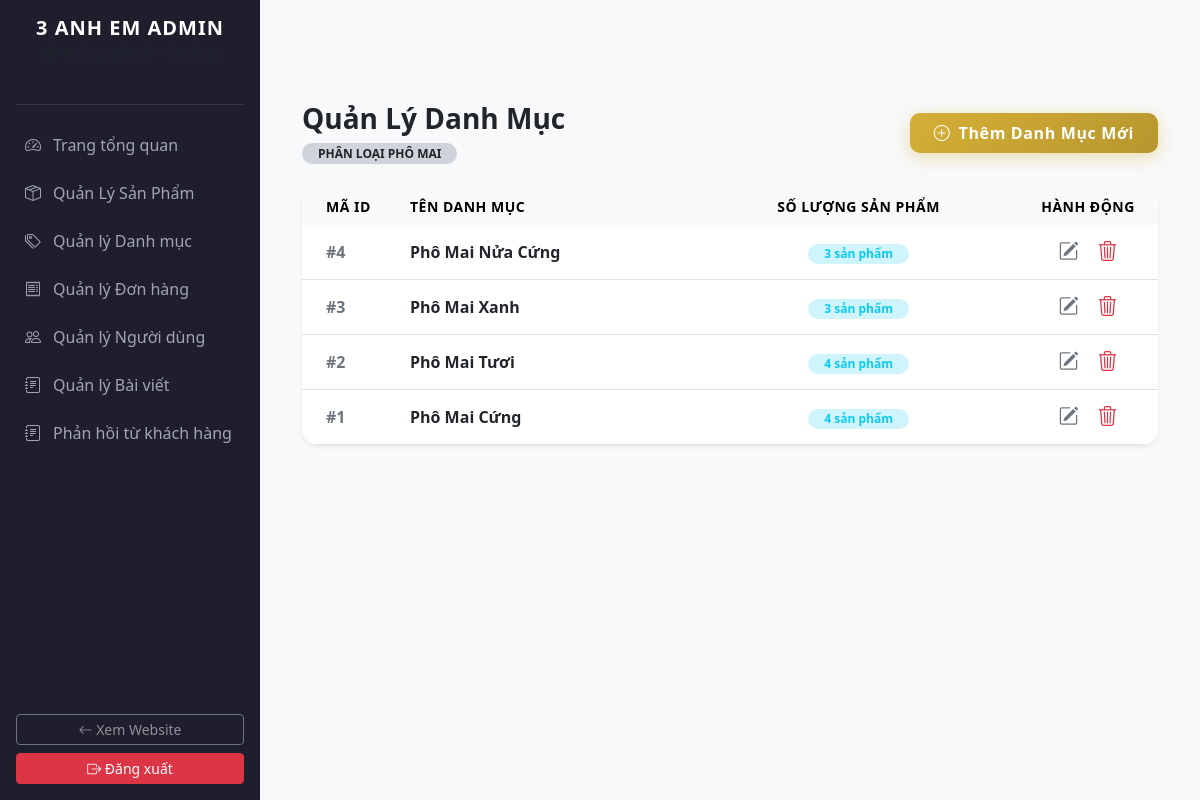
The app's page /phomai3anhem/admin/admin-categories.php with its own data.
### tables this page shows
CREATE TABLE `categories` (
  `id` int(10) UNSIGNED NOT NULL,
  `name` varchar(100) NOT NULL,
  `slug` varchar(120) NOT NULL,
  `description` text DEFAULT NULL,
  `icon` varchar(50) DEFAULT NULL,
  `created_at` datetime NOT NULL DEFAULT current_timestamp()
);

### phomai3anhem/admin/admin-categories.php (the view, shortened to what this page needs)
<?php
include_once '../config/db.php';
include_once 'includes/header.php';
$sql = "SELECT c.*, COUNT(p.id) AS total_products
        FROM categories c
        LEFT JOIN products p ON c.id = p.category_id
        GROUP BY c.id
        ORDER BY c.id DESC";
$stmt = $pdo->query($sql);
$categories = $stmt->fetchAll();
?>
<div class="container my-5 pt-4">
    <div class="d-flex justify-content-between align-items-center mb-4">
        <div>
            <h3 class="fw-bold text-dark mb-1">Quản Lý Danh Mục</h3>
            <span class="badge bg-dark-subtle text-dark rounded-pill px-3 py-1.5 small text-uppercase">Phân loại phô mai</span>
        </div>
        <button class="btn btn-gold px-4 py-2 text-white" onclick="openAddModal()">
            <i class="bi bi-plus-circle me-2"></i>Thêm Danh Mục Mới
        </button>
    </div>
    <div class="card border-0 shadow-sm rounded-4 overflow-hidden bg-white">
        <div class="table-responsive">
            <table class="table table-hover align-middle mb-0">
                <thead class="table-light text-secondary small text-uppercase" style="letter-spacing: 0.5px;">
                    <tr>
                        <th class="border-0 ps-4" style="width: 100px;">Mã ID</th>
                        <th class="border-0">Tên Danh Mục</th>
                        <th class="border-0 text-center">Số Lượng Sản Phẩm</th>
                        <th class="border-0 text-center" style="width: 140px;">Hành động</th>
                    </tr>
                </thead>
                <tbody>
                    <?php if (count($categories) > 0): ?>
                        <?php foreach ($categories as $cat): ?>
                            <tr>
                                <td class="ps-4 fw-bold text-secondary">#<?= $cat['id']; ?></td>
                                <td>
                                    <div class="fw-bold text-dark mb-0"><?= htmlspecialchars($cat['name']); ?></div>
                                </td>
                                <td class="text-center">
                                    <span class="badge bg-info-subtle text-info rounded-pill px-3 py-1.5 fw-bold">
                                        <?= $cat['total_products']; ?> sản phẩm
                                    </span>
                                </td>
                                <td class="text-center">
                                    <div class="btn-group gap-1">
                                        <button class="btn btn-sm btn-outline-secondary rounded-3 border-0 px-2"
                                                onclick='openEditModal(<?= json_encode($cat, JSON_HEX_APOS | JSON_HEX_QUOT); ?>)' title="Chỉnh sửa">
                                            <i class="bi bi-pencil-square fs-5"></i>
                                        </button>
                                        <a href="admin-cat-process.php?action=delete&id=<?= $cat['id']; ?>"
                                           class="btn btn-sm btn-outline-danger rounded-3 border-0 px-2"
                                           onclick="return confirm('Bạn chắc chắn muốn xóa danh mục này? Hãy đảm bảo danh mục không chứa sản phẩm nào.')" title="Xóa bỏ">
                                            <i class="bi bi-trash3 fs-5"></i>
                                        </a>
                                    </div>
                                </td>
                            </tr>
                        <?php endforeach; ?>
                    <?php else: ?>
                        <tr>
                            <td colspan="4" class="text-center py-5 text-muted small">Chưa có danh mục nào. Hãy tạo mới ngay!</td>
                        </tr>
                    <?php endif; ?>
                </tbody>
            </table>
        </div>
    </div>
</div>
<?php include_once 'includes/footer.php'; ?>

### phomai3anhem/assets/css/style.css (style rules this page uses)
:root { --primary-gold: #E5A93B; --bg-cream: #FDFBF7; --text-charcoal: #2C2C2C; --glass-bg: rgba(255, 255, 255, 0.7); --glass-border: rgba(255, 255, 255, 0.4); --glass-blur: blur(12px); }
body { background-color: var(--bg-cream); color: var(--text-charcoal); font-family: 'Segoe UI', Tahoma, Geneva, Verdana, sans-serif; overflow-x: hidden; }
.btn-gold { background-color: var(--primary-gold); color: #ffffff; border-radius: 30px; padding: 10px 24px; font-weight: 600; border: none; transition: all 0.3s ease; }
.btn-gold { background: linear-gradient(135deg, #d4af37 0%, #b8962e 100%); color: #fff; border: none; border-radius: 10px; font-weight: 600; letter-spacing: 0.04em; transition: all 0.22s ease; box-shadow: 0 4px 18px rgba(212, 175, 55, 0.4); }

### phomai3anhem/admin/includes/header.php (style rules this page uses)
:root { --sidebar-width: 260px; --gold-color: #cca43b; --dark-bg: #1e1e2d; }
body { background-color: #f8f9fa; font-family: 'Segoe UI', system-ui, sans-serif; }

### phomai3anhem/admin/admin-categories.php (style rules this page uses)
.btn-gold { background-color: #E5A93B; border: none; font-weight: 600; transition: all 0.3s ease; }

### records on screen
categories: id "4", name "Phô Mai Nửa Cứng", total_products "3"
categories: id "3", name "Phô Mai Xanh", total_products "3"
categories: id "2", name "Phô Mai Tươi", total_products "4"
categories: id "1", name "Phô Mai Cứng", total_products "4"
